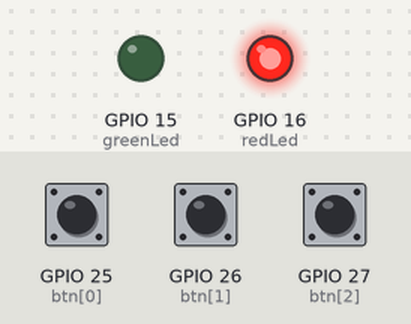
A sketch run on a simulated ESP32. Parts: output pins drawn as LEDs (lit = HIGH). Dashed ring = blinking. Inputs (shaded band) come from the test bench; at power-on: GPIO 25 (btn[0]) HIGH, GPIO 26 (btn[1]) HIGH, GPIO 27 (btn[2]) HIGH.

Above: at 1.2 s.
1.3 s: GPIO 25 (btn[0]) pulled LOW for 1 s
At 1.75 s:
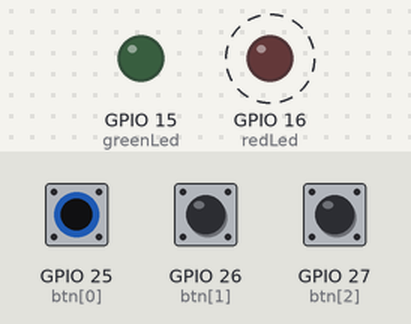
4.3 s: GPIO 26 (btn[1]) pulled LOW for 3.2 s
At 5.15 s:
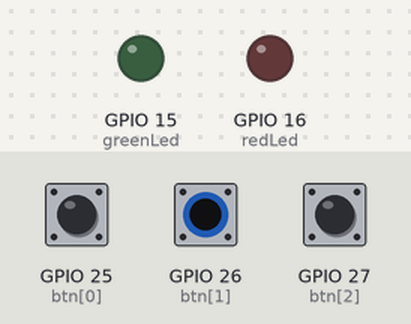
9.0 s: GPIO 25 (btn[0]) pulled LOW for 3.2 s
At 13.0 s:
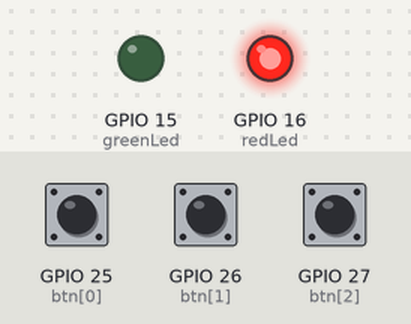
13.7 s: GPIO 27 (btn[2]) pulled LOW for 1 s
At 14.75 s:
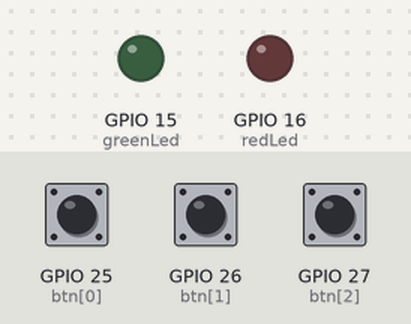
16.7 s: GPIO 27 (btn[2]) pulled LOW for 3.2 s
At 20.1 s:
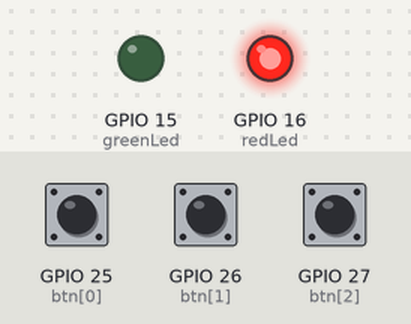
Timing chart, 0 to 21.6 s (numbered marks = the images above; inputs shaded):
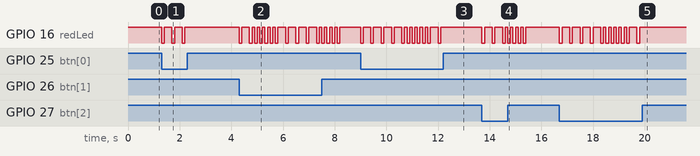

Measured:
- after the input at 1.3 s, GPIO 16 (redLed): alternates HIGH for 0.30 s and LOW for 0.10 s, 6 changes in all, then stays HIGH, starting at once
- after the input at 4.3 s, GPIO 16 (redLed): goes LOW 0.10 s, HIGH 0.30 s, 5 × (LOW 0.10 s, HIGH 0.10 s), 4 × (LOW 0.10 s, HIGH 0.30 s), 4 × (LOW 0.10 s, HIGH 0.10 s), LOW 0.10 s, then HIGH, starting at once
- after the input at 9.0 s, GPIO 16 (redLed): goes 4 × (LOW 0.10 s, HIGH 0.30 s), 5 × (LOW 0.10 s, HIGH 0.10 s), LOW 0.10 s, HIGH 0.30 s, LOW 0.10 s, then HIGH, starting at once
- after the input at 13.7 s, GPIO 16 (redLed): goes LOW 0.10 s, HIGH 0.30 s, LOW 0.10 s, HIGH 0.30 s, 4 × (LOW 0.10 s, HIGH 0.10 s), LOW 0.10 s, then HIGH, starting at once
- after the input at 16.7 s, GPIO 16 (redLed): goes 4 × (LOW 0.10 s, HIGH 0.30 s), 5 × (LOW 0.10 s, HIGH 0.10 s), LOW 0.10 s, HIGH 0.30 s, LOW 0.10 s, then HIGH, starting at once

The sketch:

cau1.ino
```cpp
int btn[3] = {25, 26, 27};
int redLed = 16;
int greenLed = 15;
int attempt[4] = {0,0,0,0};
int password[4] = {1,2,1,3};
int order = 0;

void setup() {
  // put your setup code here, to run once:
  for (int i = 0; i < 3; i++) {
    pinMode(btn[i], INPUT_PULLUP);
  }
  pinMode(greenLed, OUTPUT);
  pinMode(redLed, OUTPUT);
  digitalWrite(redLed, HIGH);
  digitalWrite(greenLed, LOW);
}

void blink(int pin, int time) {
  for (int i = 0; i < time; i++) {
    digitalWrite(pin, LOW);
    delay(100);
    digitalWrite(pin, HIGH);
    delay(100);
  }
}

void loop() {
  // put your main code here, to run repeatedly:
  for (int i = 0; i < 3; i++) {
    int val = digitalRead(btn[i]);
    if (val == LOW) {
      attempt[order] = i + 1;
      blink(redLed, 1);
      order ++;
      delay(200);
    }
  }
  if (order == 4) {
    bool flag = true;
    for (int i = 0; i < 4; i++) {
      if (attempt[i] != password[i]) {
        flag = false;
        break;
      }
    }

    if (flag) {
      digitalWrite(redLed, LOW);
      blink(greenLed, 3);
      delay(5000);
      digitalWrite(greenLed, LOW);
      digitalWrite(redLed, HIGH);
    } else {
      blink(redLed, 5);
    }
    order = 0;
  }
}
```
